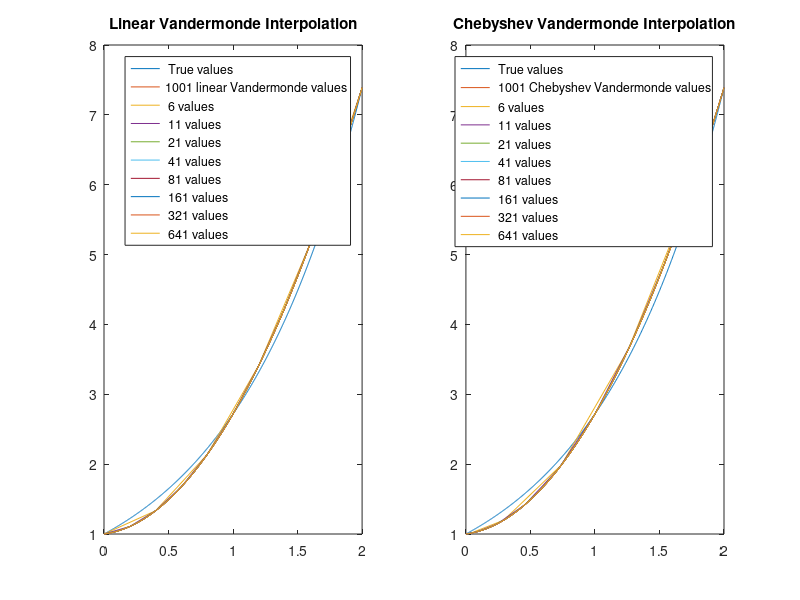

This chart was generated by the following MATLAB code:
xArray = linspace(0,2,1001);

% Create linearly spaced arrays
vanderXArray6 = linspace(0,2,6);
vanderXArray11 = linspace(0,2,11);
vanderXArray21 = linspace(0,2,21);
vanderXArray41 = linspace(0,2,41);
vanderXArray81 = linspace(0,2,81);
vanderXArray161 = linspace(0,2,161);
vanderXArray321 = linspace(0,2,321);
vanderXArray641 = linspace(0,2,641);

% Create our Vandermonde matrix to use to find the y-coordinates
x = linspace(0,2,3)';
expx  = exp(x);
A = fliplr(vander(x));
a = A\expx;

% Calculate polynomial at plotting points 
yplot6 = ones(1,6)*a(3); 
yplot11 = ones(1,11)*a(3); 
yplot21 = ones(1,21)*a(3); 
yplot41 = ones(1,41)*a(3); 
yplot81 = ones(1,81)*a(3); 
yplot161 = ones(1,161)*a(3); 
yplot321 = ones(1,321)*a(3);
yplot641 = ones(1,641)*a(3); 
yplotFull = ones(1,1001)*a(3);
for j = 1:2   
    yplot6 = yplot6.*vanderXArray6 + a(3-j);
    yplot11 = yplot11.*vanderXArray11 + a(3-j);
    yplot21 = yplot21.*vanderXArray21 + a(3-j);
    yplot41 = yplot41.*vanderXArray41 + a(3-j);
    yplot81 = yplot81.*vanderXArray81 + a(3-j);
    yplot161 = yplot161.*vanderXArray161 + a(3-j);
    yplot321 = yplot321.*vanderXArray321 + a(3-j);
    yplot641 = yplot641.*vanderXArray641 + a(3-j);
    yplotFull = yplotFull.*xArray + a(3-j);  % note vector operations  
end

% Perform the same process for Chebyshev spaced points
chebyshevX6 = ones(1,6);  
for k = 1:6       
    chebyshevX6(k) =  -cos(pi*(2.0*k-1.0)/( 2.0*6)) + 1;        
end

chebyshevX11 = ones(1,11);   
for k = 1:11       
    chebyshevX11(k) =  -cos(pi*(2.0*k-1.0)/( 2.0*11)) + 1;        
end

chebyshevX21 = ones(1,21);   
for k = 1:21       
    chebyshevX21(k) =  -cos(pi*(2.0*k-1.0)/( 2.0*21)) + 1;        
end

chebyshevX41 = ones(1,41);  
for k = 1:41       
    chebyshevX41(k) =  -cos(pi*(2.0*k-1.0)/( 2.0*41)) + 1;        
end

chebyshevX81 = ones(1,81);   
for k = 1:81       
    chebyshevX81(k) =  -cos(pi*(2.0*k-1.0)/( 2.0*81)) + 1;        
end

chebyshevX161 = ones(1,161);   
for k = 1:161       
    chebyshevX161(k) =  -cos(pi*(2.0*k-1.0)/( 2.0*161)) + 1;        
end

chebyshevX321 = ones(1,321);  
for k = 1:321       
    chebyshevX321(k) =  -cos(pi*(2.0*k-1.0)/( 2.0*321)) + 1;        
end

chebyshevX641 = ones(1,641);  
for k = 1:641       
    chebyshevX641(k) =  -cos(pi*(2.0*k-1.0)/( 2.0*641)) + 1;        
end

chebyshevXFull = ones(1,1001);   
for k = 1:1001       
    chebyshevXFull(k) =  -cos(pi*(2.0*k-1.0)/( 2.0*1001)) + 1;        
end

yplot6Chebyshev = ones(1,6)*a(3); 
yplot11Chebyshev = ones(1,11)*a(3); 
yplot21Chebyshev = ones(1,21)*a(3); 
yplot41Chebyshev = ones(1,41)*a(3); 
yplot81Chebyshev = ones(1,81)*a(3); 
yplot161Chebyshev = ones(1,161)*a(3); 
yplot321Chebyshev = ones(1,321)*a(3);
yplot641Chebyshev = ones(1,641)*a(3); % calculate polynomial at plotting points 
yplotFullChebyshev = ones(1,1001)*a(3);
for j = 1:2   
    yplot6Chebyshev = yplot6Chebyshev.*chebyshevX6 + a(3-j);
    yplot11Chebyshev = yplot11Chebyshev.*chebyshevX11 + a(3-j);
    yplot21Chebyshev = yplot21Chebyshev.*chebyshevX21 + a(3-j);
    yplot41Chebyshev = yplot41Chebyshev.*chebyshevX41 + a(3-j);
    yplot81Chebyshev = yplot81Chebyshev.*chebyshevX81 + a(3-j);
    yplot161Chebyshev = yplot161Chebyshev.*chebyshevX161 + a(3-j);
    yplot321Chebyshev = yplot321Chebyshev.*chebyshevX321 + a(3-j);
    yplot641Chebyshev = yplot641Chebyshev.*chebyshevX641 + a(3-j);
    yplotFullChebyshev = yplotFullChebyshev.*chebyshevXFull + a(3-j);  % note vector operations  
end

% Calculate the actual answer
exponentialArray = exp(xArray);
exponentialArrayChebyshev = exp(chebyshevXFull);

% Calculate our error
sqrth = 1.0/sqrt(1001);
errorLinear = norm((yplotFull-exponentialArray),inf); % max value of error at points 
err2Linear = sqrth*norm((yplotFull-exponentialArray),2);

errorChebyshev = norm((yplotFullChebyshev-exponentialArrayChebyshev),inf); % max value of error at points 
err2Chebyshev = sqrth*norm((yplotFullChebyshev-exponentialArrayChebyshev),2);

fprintf('Linear infinity error = %8.2e \nChebyshev infinity error = %8.2e\n\n', errorLinear, errorChebyshev);
fprintf('Linear 2-Norm error = %8.2e \nChebyshev 2-Norm error = %8.2e\n\n', err2Linear, err2Chebyshev);

% Plot data
figure
xlim([0 2])
subplot(1,2,1)
plot(xArray, exponentialArray, xArray, yplotFull, vanderXArray6, yplot6, vanderXArray11, yplot11, vanderXArray21, yplot21, vanderXArray41, yplot41, vanderXArray81, yplot81, vanderXArray161, yplot161, vanderXArray321, yplot321, vanderXArray641, yplot641);
legend(' True values','1001 linear Vandermonde values',' 6 values',' 11 values',' 21 values',' 41 values',' 81 values',' 161 values',' 321 values',' 641 values');
title('Linear Vandermonde Interpolation');

subplot(1,2,2)
plot(chebyshevXFull, exponentialArrayChebyshev, chebyshevXFull, yplotFullChebyshev, chebyshevX6, yplot6Chebyshev, chebyshevX11, yplot11Chebyshev, chebyshevX21, yplot21Chebyshev, chebyshevX41, yplot41Chebyshev, chebyshevX81, yplot81Chebyshev, chebyshevX161, yplot161Chebyshev, chebyshevX321, yplot321Chebyshev, chebyshevX641, yplot641Chebyshev);
legend(' True values', ' 1001 Chebyshev Vandermonde values', ' 6 values', ' 11 values', ' 21 values', ' 41 values', ' 81 values', ' 161 values', ' 321 values', ' 641 values');
title('Chebyshev Vandermonde Interpolation');